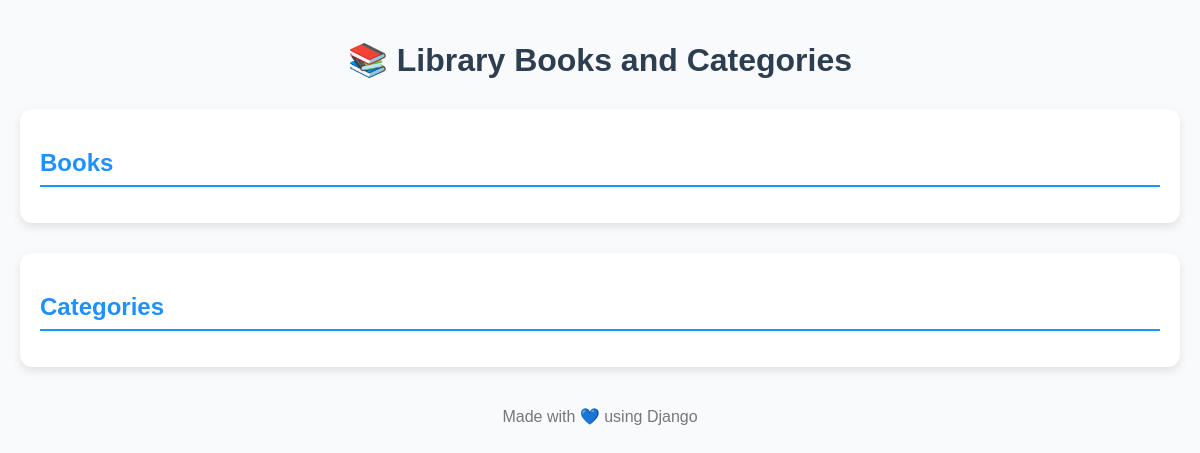
/, run on an earlier commit of the app's database.
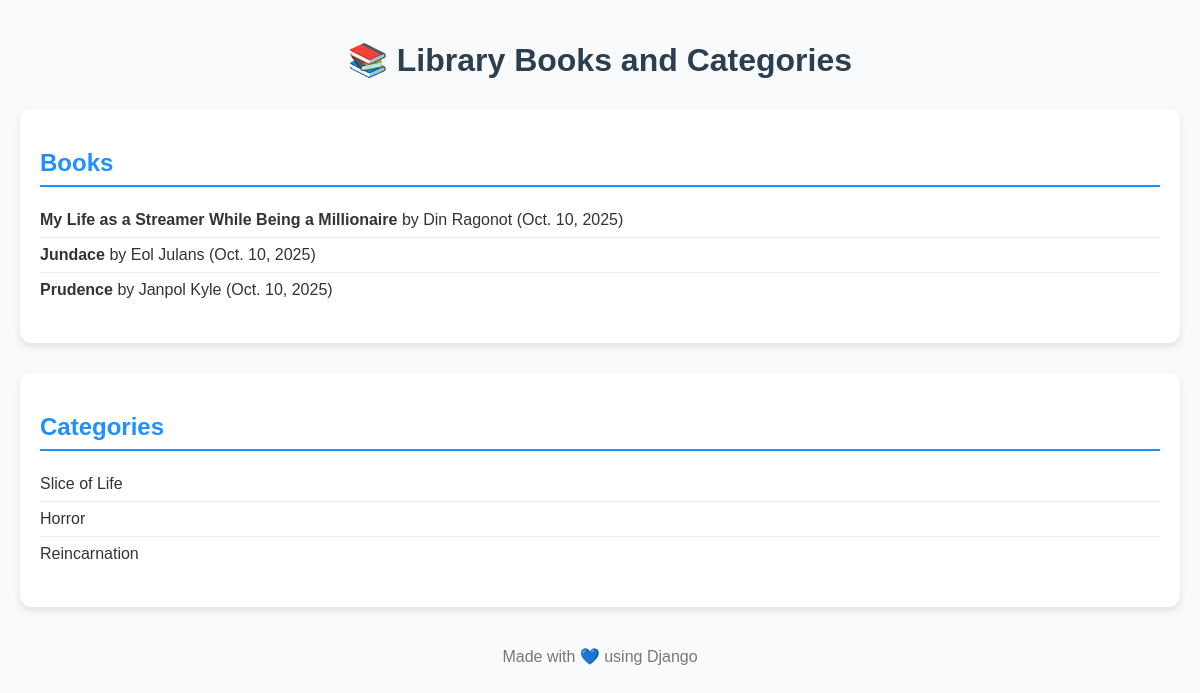
And on a later commit of the database.
### library/models.py (models this page shows, shortened)
class Book(models.Model):
    title = models.CharField(max_length=200)
    author = models.ForeignKey(Author, on_delete=models.CASCADE)
    categories = models.ManyToManyField(Category)
    published = models.DateField()

class Author(models.Model):
    name = models.CharField(max_length=100)

class Category(models.Model):
    name = models.CharField(max_length=100)

### library/views.py (the view)
# urls.py: path('', views.library_home, name='library_home'),
def library_home(request):
    books = Book.objects.all()
    categories = Category.objects.all()
    return render(request, 'library/home.html', {'books': books, 'categories': categories})

### library/templates/library/home.html (shortened to what this page needs)
{% load static %}
<!DOCTYPE html>
<html>
<head>
    <link rel="stylesheet" href="{% static 'library/style.css' %}">
</head>
<body>
    <h1>📚 Library Books and Categories</h1>
    <div class="section">
        <h2>Books</h2>
        <ul>
        {% for book in books %}
            <li><strong>{{ book.title }}</strong> by {{ book.author.name }} ({{ book.published }})</li>
        {% endfor %}
        </ul>
    </div>
    <div class="section">
        <h2>Categories</h2>
        <ul>
        {% for category in categories %}
            <li>{{ category.name }}</li>
        {% endfor %}
        </ul>
    </div>
    <div class="footer">
        <p>Made with 💙 using Django</p>
    </div>
</body>
</html>

### library/static/style.css (style rules this page uses)
body { font-family: "Poppins", sans-serif; background-color: #f9fafb; color: #333; margin: 0; padding: 20px; }
h1 { text-align: center; color: #2c3e50; margin-bottom: 30px; }
.section { background: #fff; border-radius: 12px; box-shadow: 0 4px 8px rgba(0,0,0,0.1); padding: 20px; margin-bottom: 30px; }
.section h2 { color: #1e90ff; border-bottom: 2px solid #1e90ff; padding-bottom: 8px; margin-bottom: 15px; }
ul { list-style: none; padding: 0; }
li { padding: 8px 0; border-bottom: 1px solid #eee; }
li:last-child { border-bottom: none; }
.footer { text-align: center; margin-top: 40px; color: #777; }

What changed in the data, as far as the page shows it:
added Book: title "My Life as a Streamer While Being a Millionaire", author.name "Din Ragonot", published "Oct. 10, 2025"
added Book: title "Jundace", author.name "Eol Julans", published "Oct. 10, 2025"
added Book: title "Prudence", author.name "Janpol Kyle", published "Oct. 10, 2025"
added Category: name "Slice of Life"
added Category: name "Horror"
added Category: name "Reincarnation"
